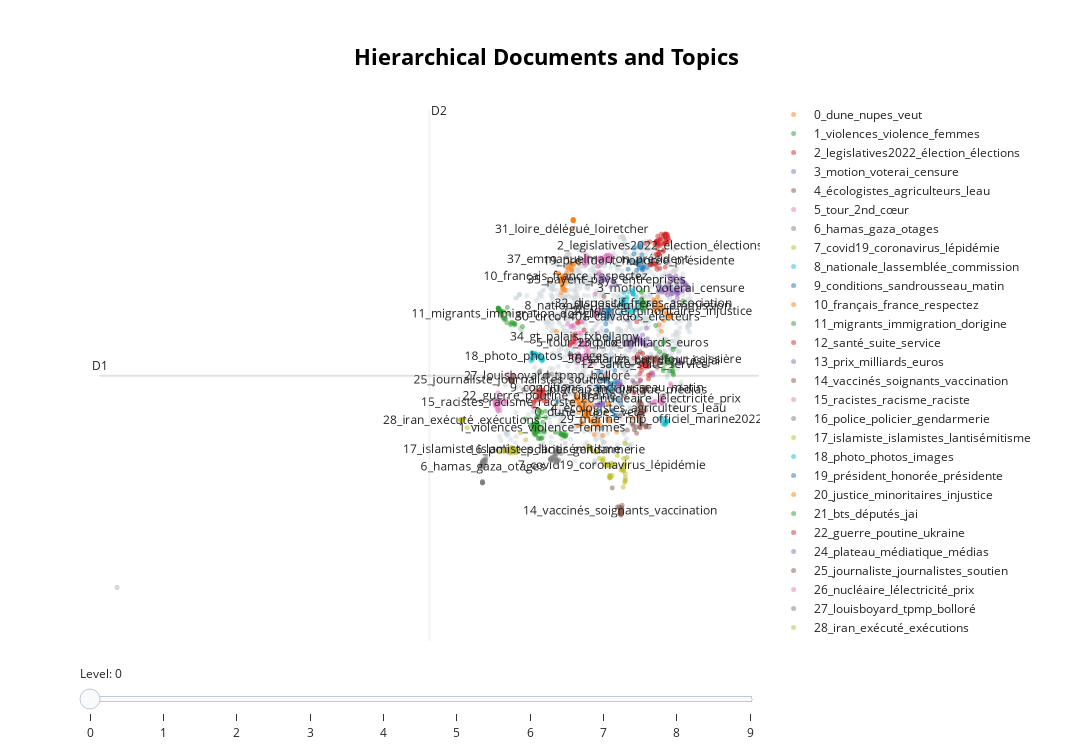

The notebook cell this image was saved under:
### Code cell
topic_model.visualize_hierarchical_documents(tweets_cleaned, hierarchical_topics, embeddings=embeddings)

reduced_embeddings = UMAP(n_neighbors=10, n_components=2, min_dist=0.0, metric='cosine').fit_transform(embeddings)
topic_model.visualize_hierarchical_documents(tweets_cleaned, hierarchical_topics, reduced_embeddings=reduced_embeddings)
